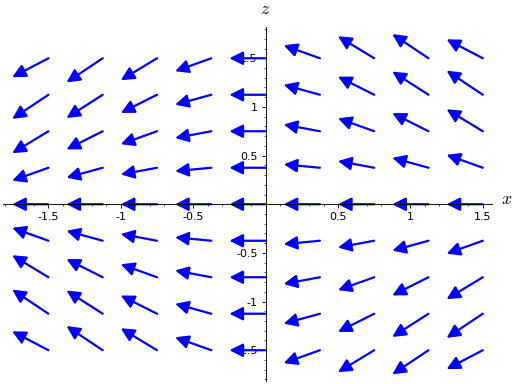

Reproduce this figure in Python.
E = EuclideanSpace(3)
x, y, z = E.default_chart()[:]
v = E.vector_field(-y, x, sin(x*y*z), name='v')
g = v.plot(fixed_coords={y: 1}, ambient_coords=(x,z), max_range=1.5,
           scale=0.25)
sphinx_plot(g)
